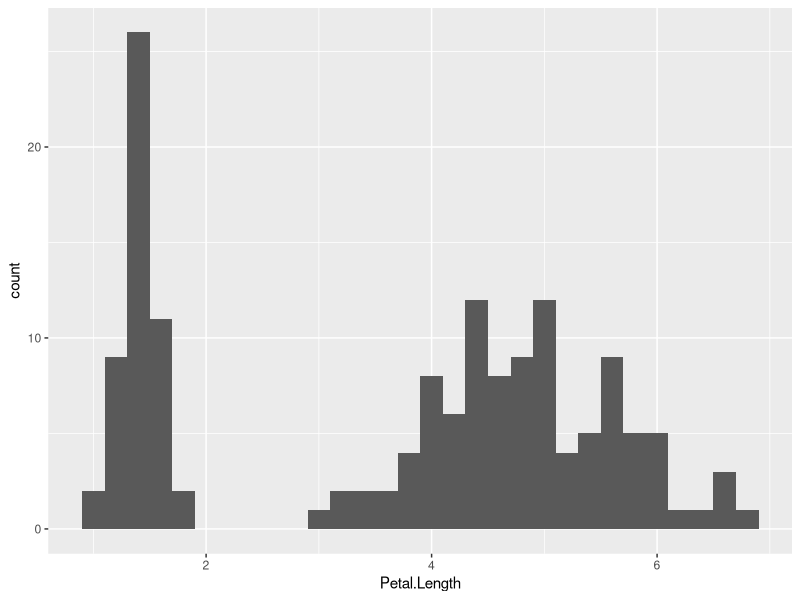
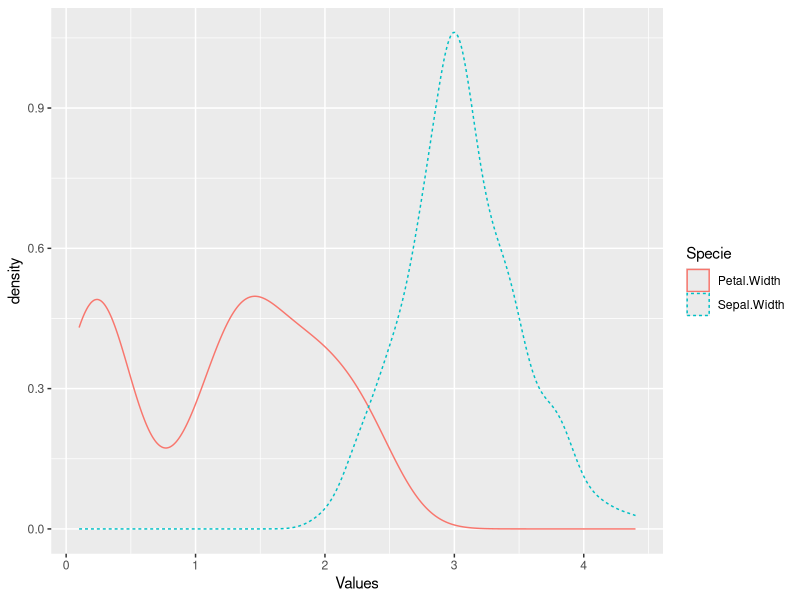
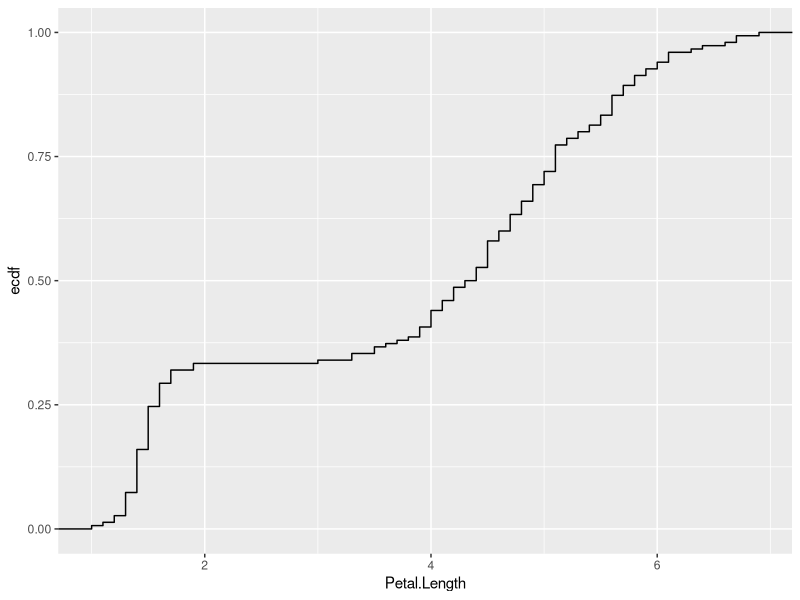
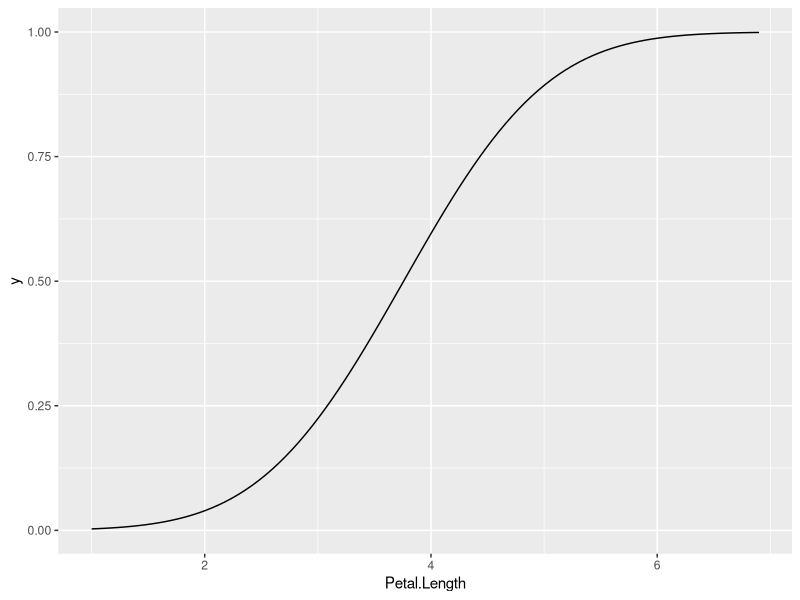
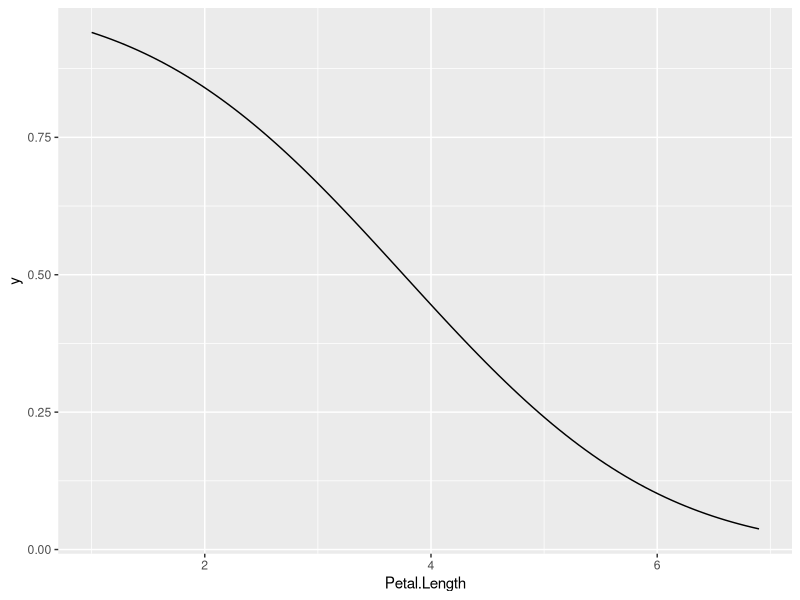
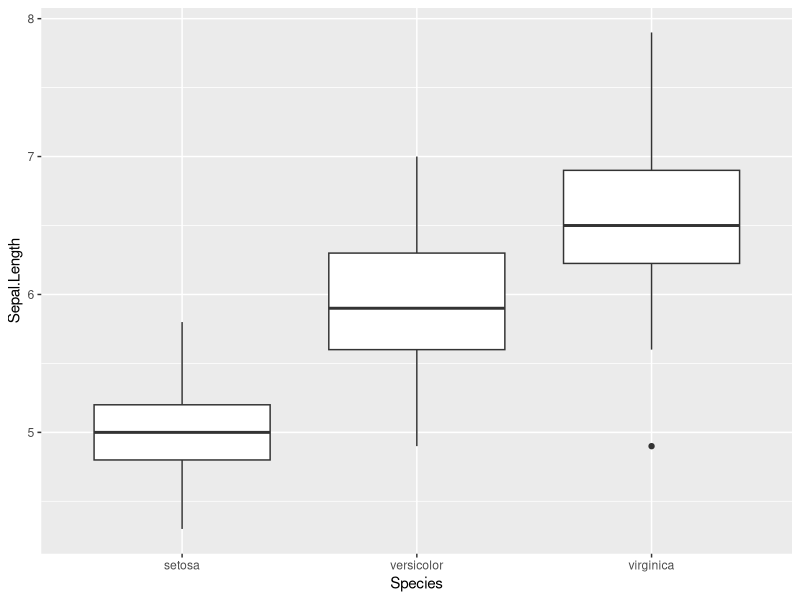
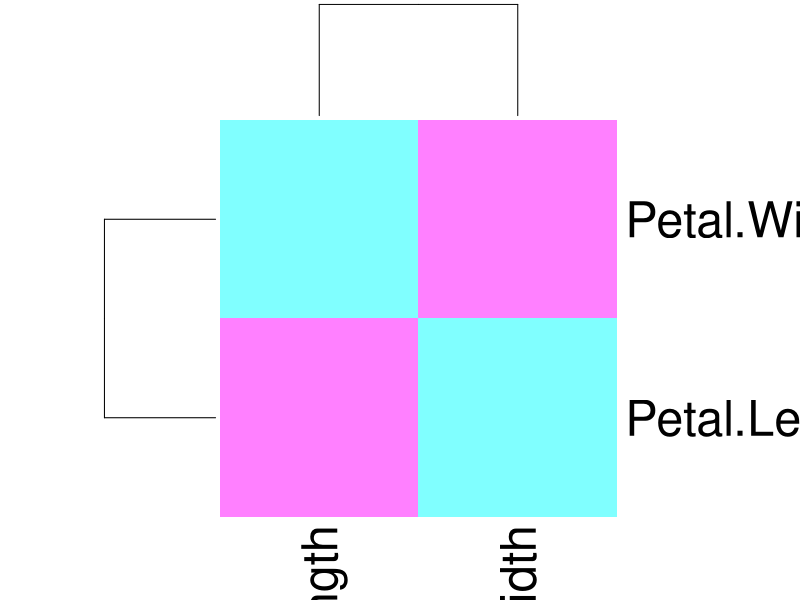
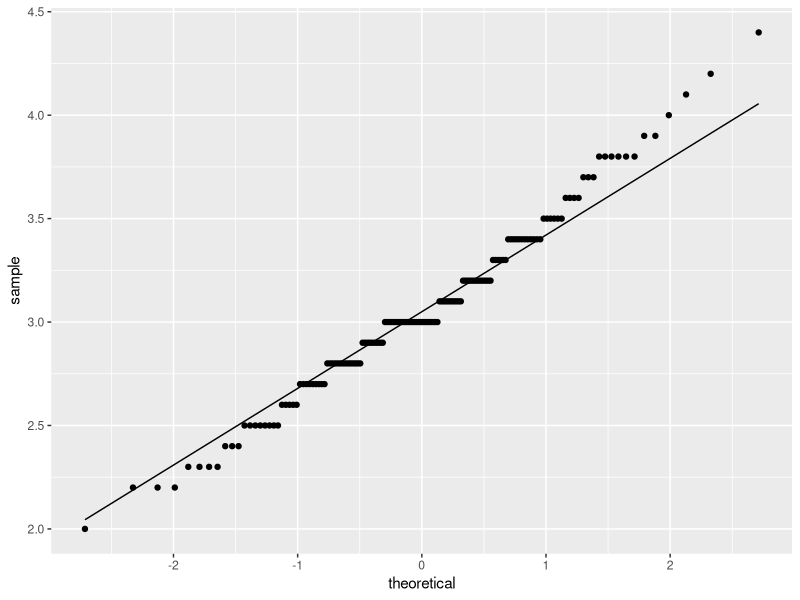

Reproduce these figures in R, in order.
data("iris")
library(ggplot2)

#Exercise 1
ggplot(iris, aes(x = Petal.Length)) + geom_histogram(binwidth = 0.2)

#Exercise 2
library(tidyr)
iris_mod = pivot_longer(data = iris, cols = c("Sepal.Width", "Petal.Width"), names_to = "Specie", values_to = "Values")
iris_mod
summary(iris_mod)
ggplot(iris_mod, aes(x = Values, color = Specie, linetype = Specie)) + geom_density()

#Exercise 3
ggplot(iris, aes(x = Petal.Length)) + stat_ecdf()
ggplot(iris, aes(x = Petal.Length)) + stat_function(fun = pnorm, args = list(mean = mean(iris$Petal.Length, sd = sd(iris$Petal.Length))))

ggplot(iris, aes(x = Petal.Length)) + stat_function(fun = function(x) 1 - pnorm(x, mean = mean(iris$Petal.Length), sd = sd(iris$Petal.Length)))

#Exercise 4
ggplot(iris, aes(x = Species, y = Sepal.Length)) + geom_boxplot()

#Exercise 5
petallength_width = cor(iris[3:4])
heatmap(petallength_width, col = cm.colors(256))

#Exercise 6
ggplot(iris, aes(sample = Sepal.Width)) + geom_qq_line() + geom_qq()
ggplot(iris, aes(sample = Sepal.Length)) + geom_qq_line() + geom_qq()
ggplot(iris, aes(sample = Petal.Width)) + geom_qq_line() + geom_qq()
